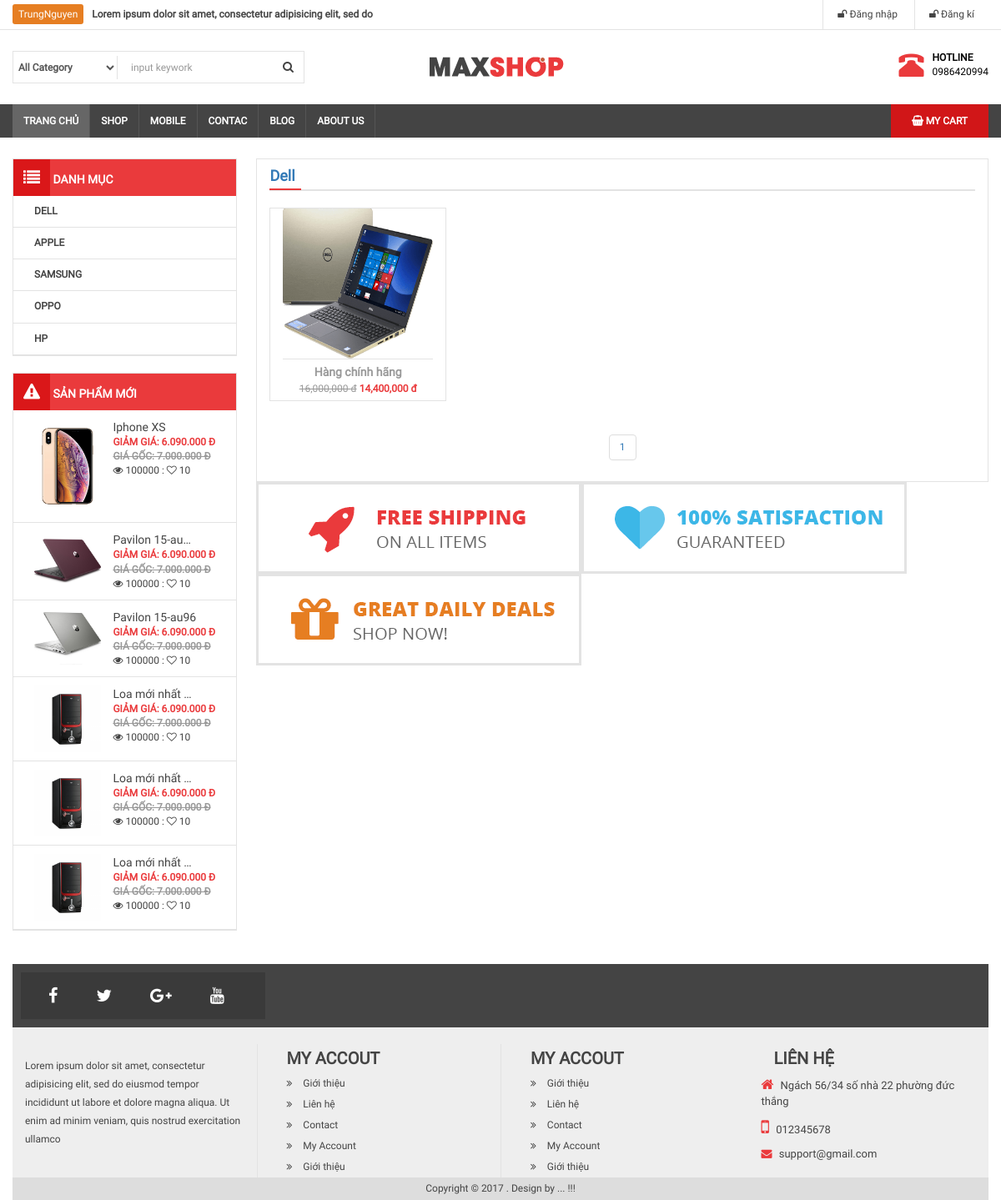
The app's page /webbanhang/danh-muc-san-pham.php?id=36 with its own data.
### tables this page shows
CREATE TABLE `category` (
  `id` int(11) NOT NULL,
  `name` varchar(100) NOT NULL,
  `slug` varchar(100) DEFAULT NULL,
  `images` varchar(100) DEFAULT NULL,
  `banner` varchar(100) DEFAULT NULL,
  `home` tinyint(4) DEFAULT '0',
  `status` tinyint(11) NOT NULL DEFAULT '1',
  `created_at` timestamp NOT NULL DEFAULT CURRENT_TIMESTAMP ON UPDATE CURRENT_TIMESTAMP,
  `update_at` timestamp NOT NULL DEFAULT CURRENT_TIMESTAMP ON UPDATE CURRENT_TIMESTAMP
);

CREATE TABLE `product` (
  `id` int(11) NOT NULL,
  `name` varchar(100) DEFAULT NULL,
  `slug` varchar(100) DEFAULT NULL,
  `price` int(11) DEFAULT NULL,
  `sale` tinyint(4) DEFAULT '0',
  `thunbar` varchar(100) DEFAULT NULL,
  `category_id` int(11) DEFAULT NULL,
  `content` text,
  `head` tinyint(4) DEFAULT '0',
  `view` int(11) DEFAULT '0',
  `hot` int(11) DEFAULT '0',
  `updated_at` timestamp NULL DEFAULT NULL ON UPDATE CURRENT_TIMESTAMP,
  `created_at` timestamp NULL DEFAULT NULL ON UPDATE CURRENT_TIMESTAMP,
  `number` int(11) DEFAULT '0',
  `pay` int(11) DEFAULT NULL
);

### webbanhang/danh-muc-san-pham.php (the view, shortened to what the rows shown need)
<?php
require_once __DIR__. "/autoload/autoload.php";
$id = intval(getInput('id'));
$EditCategory = $db->fetchID("category",$id);
if(isset($_GET['p'])){
	$p=$_GET['p'];
}else{
	$p=1;
}
$sql = "SELECT * FROM product WHERE category_id = $id";
$total = count($db->fetchsql($sql));
$product = $db->fetchJones("product",$sql,$total,$p,2,true);
unset($product['page']);
?>
<?php require_once __DIR__. "/layouts/header.php";
?>
<div class="col-md-9 bor">
	<section class="box-main1">
		<h3 class="title-main"><a href=""> <?php echo $EditCategory['name'] ?></a> </h3>
		<div class="showitem clearfix" >
			<div>
				<?php foreach ($product as $item) :?>
					<div class="col-md-3 item-product bor">
				<a href="chi-tiet-san-pham.php?id=<?php echo $item['id'] ?>">
					<img src="<?php echo uploads() ?>product/<?php echo $item['thunbar'] ?>" class="" width="100%" height="180">
				</a>
				<div class="info-item">
					<a href="chi-tiet-san-pham.php?id=<?php echo $item['id'] ?>"><?php echo $item['content'] ?></a>
					<p><strike class="sale"><?php echo formatPrice( $item['price']) ?> đ</strike> <b class="price"><?php echo formatPriceSale($item['price'],$item['sale']) ?> đ</b></p>
				</div>
			</div>
		<?php endforeach; ?>
		</div>
	</div>
	</section>
</div>
<?php require_once __DIR__. "/layouts/footer.php";
?>

### webbanhang/layouts/header.php (shortened to what the rows shown need)
<!DOCTYPE html>
<html>
    <head>
        <link rel="stylesheet" type="text/css" href="<?php echo base_url() ?>public/frontend/css/font-awesome.min.css">
        <link rel="stylesheet" type="text/css" href="<?php echo base_url() ?>public/frontend/css/bootstrap.min.css">
        <link rel="stylesheet" type="text/css" href="<?php echo base_url() ?>public/frontend/css/slick.css"/>
        <link rel="stylesheet" type="text/css" href="<?php echo base_url() ?>public/frontend/css/slick-theme.css"/>
        <link rel="stylesheet" type="text/css" href="<?php echo base_url() ?>public/frontend/css/style.css">
    </head>
    <body>
        <div id="wrapper">
            <div id="maincontent">
                <div class="container">
                    <div class="col-md-3  fixside" >
                        <div class="box-left box-menu" >
                            <ul>
                                <?php foreach($category as $item) :?>
                                <li><a href="danh-muc-san-pham.php?id=<?php echo $item['id'] ?>"><?php echo $item['name'] ?></a></li>
                            <?php endforeach; ?>
                            </ul>
                        </div>
                        <div class="box-left box-menu">
                            <ul>
                                <?php foreach($productNew as $item) :?>
                                <li class="clearfix">
                                    <a href="">
                                        <img src="<?php echo uploads() ?>product/<?php echo $item['thunbar'] ?>" class="img-responsive pull-left" width="80" height="80">
                                        <div class="info pull-right">
                                            <p class="name"> <?php echo $item['name']; ?></p >
                                            <b class="price">Giảm giá: 6.090.000 đ</b><br>
                                            <b class="sale">Giá gốc: 7.000.000 đ</b><br>
                                            <span class="view"><i class="fa fa-eye"></i> 100000 : <i class="fa fa-heart-o"></i> 10</span>
                                        </div>
                                    </a>
                                </li>
                                <?php endforeach; ?>
                            </ul>
                        </div>
                    </div>

### records on screen
category: name "DELL", name "Dell"
category: name "APPLE"
category: name "SAMSUNG"
category: name "OPPO"
category: name "HP"
product: thunbar (picture), name "Iphone XS"
product: thunbar (picture), name "Pavilon 15-au…"
product: thunbar (picture), name "Pavilon 15-au96"
product: thunbar (picture), content "Hàng chính hãng", price "16,000,000", formatPriceSale($item['price'],$item['sale']) "14,400,000"
